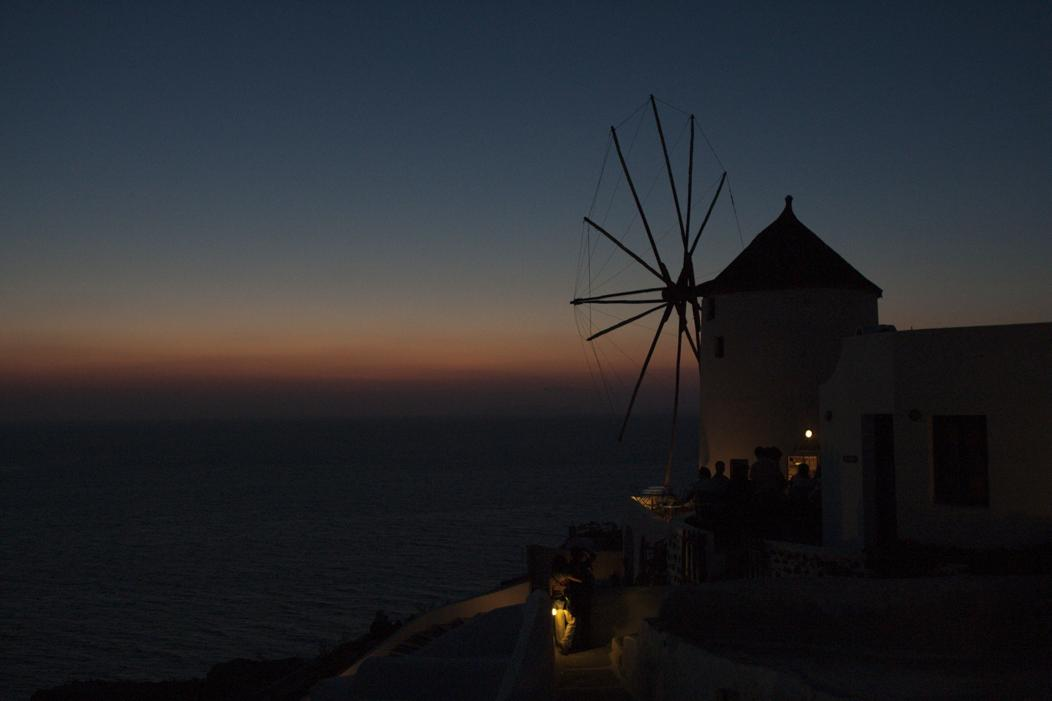
#> input picture Media/40.jpg, 1052 x 701 px, found by its file name
$ python TP056081.py
#> lines starting #> are read from the running program, lines starting #| are printed output that depends on the picture
#> further down, img is the input picture: shape (701, 1052, 3); mean B, G, R 44.6, 40.4, 38.9
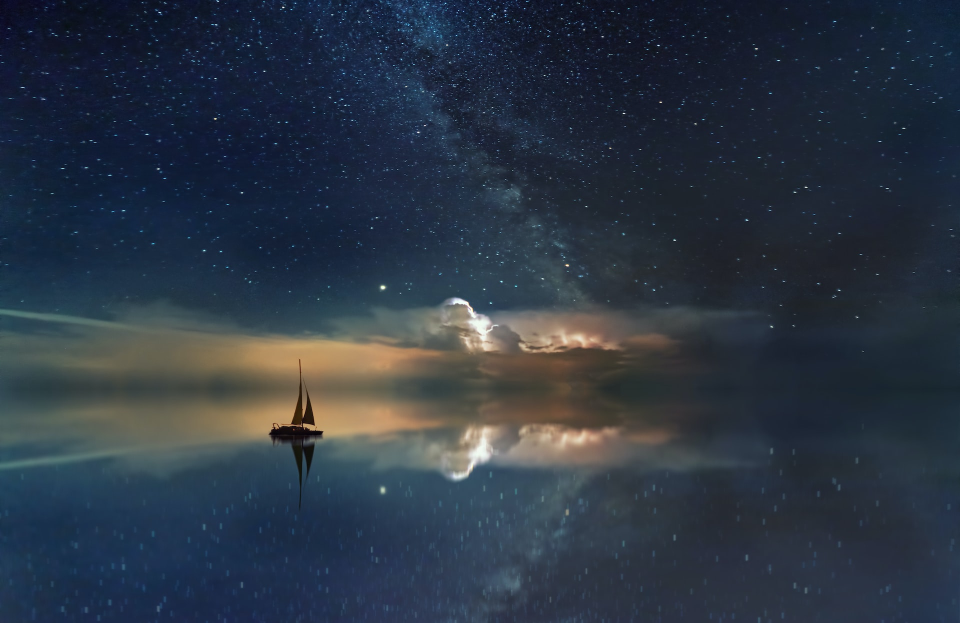
#> input picture Media/sailing_star.jpg, 1920 x 1246 px, found by its file name (shown at 1/2 size)
#> further down, img1 is the input picture: shape (1246, 1920, 3); mean B, G, R 67.3, 54.1, 43.9
### Image/image.py
from pickle import TRUE
import cv2
import numpy as np
from PIL import ImageEnhance, Image, ImageFilter
from matplotlib import pyplot as plt
# plt.style.use('seaborn')


# https://blog.csdn.net/hua_you_qiang/article/details/118683134
# convert PIL to numpy
def PILToNumpy(img):
    img = np.array(img)
    return img


def numpyToPIL(img):
    img = Image.fromarray(np.uint8(img))
    return img


# https://stackoverflow.com/questions/32609098/how-to-fast-change-image-brightness-with-python-opencv
def increase_brightness(img, factor=2.5):
    # https://pythonexamples.org/python-pillow-adjust-image-brightness/
    img = numpyToPIL(img)
    enhancer = ImageEnhance.Brightness(img)

    im_output = enhancer.enhance(factor)
    img = np.array(im_output)
    return img


# blend image
def blend_image(img1, img2, alpha1, alpha2):
#> called with alpha1 = 160, alpha2 = 80
    img1 = numpyToPIL(img1)
    img2 = numpyToPIL(img2)

    img2 = img2.resize((img1.width, img1.height))
    # add alpha channel
    img1.putalpha(alpha1)
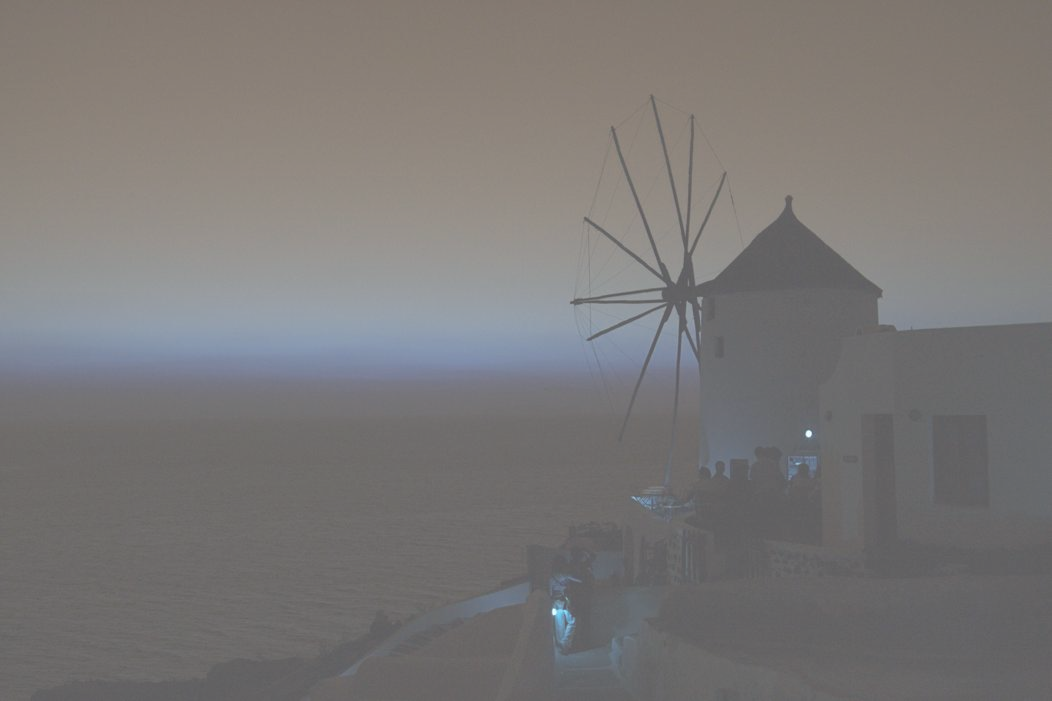
#> img1: PIL image 1052x701 RGBA; mean R, G, B, A 44.6, 40.4, 38.9, 160; transparent parts drawn white

    img2.putalpha(alpha2)
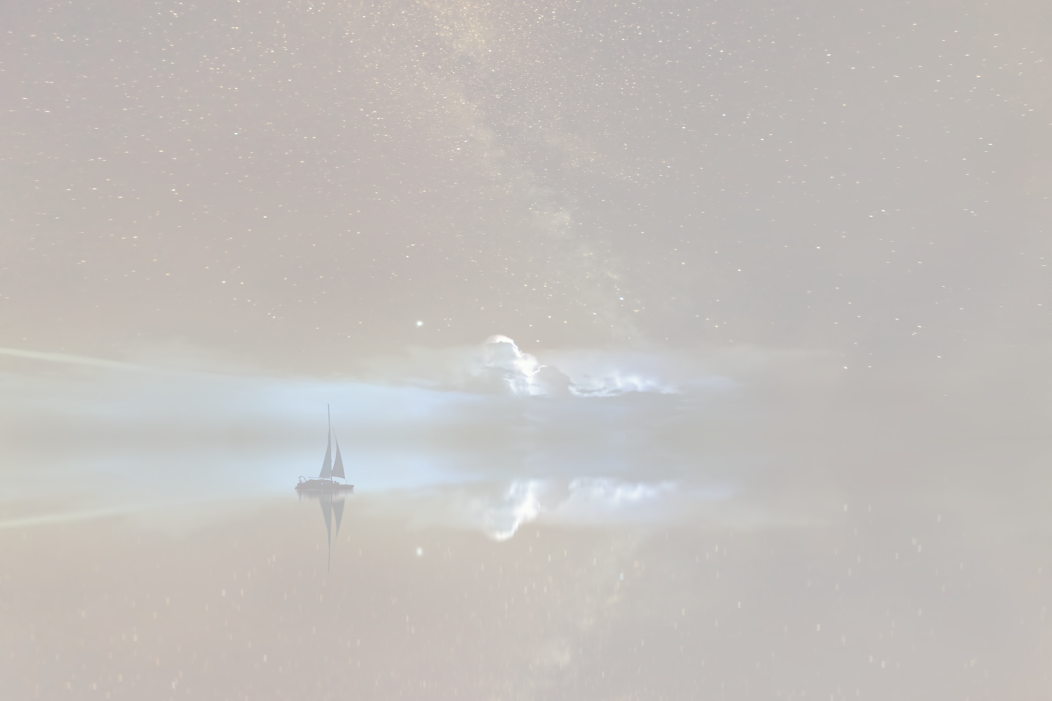
#> img2: PIL image 1052x701 RGBA; mean R, G, B, A 67.3, 54.1, 43.9, 80; transparent parts drawn white

    composite_img = Image.alpha_composite(img2, img1)
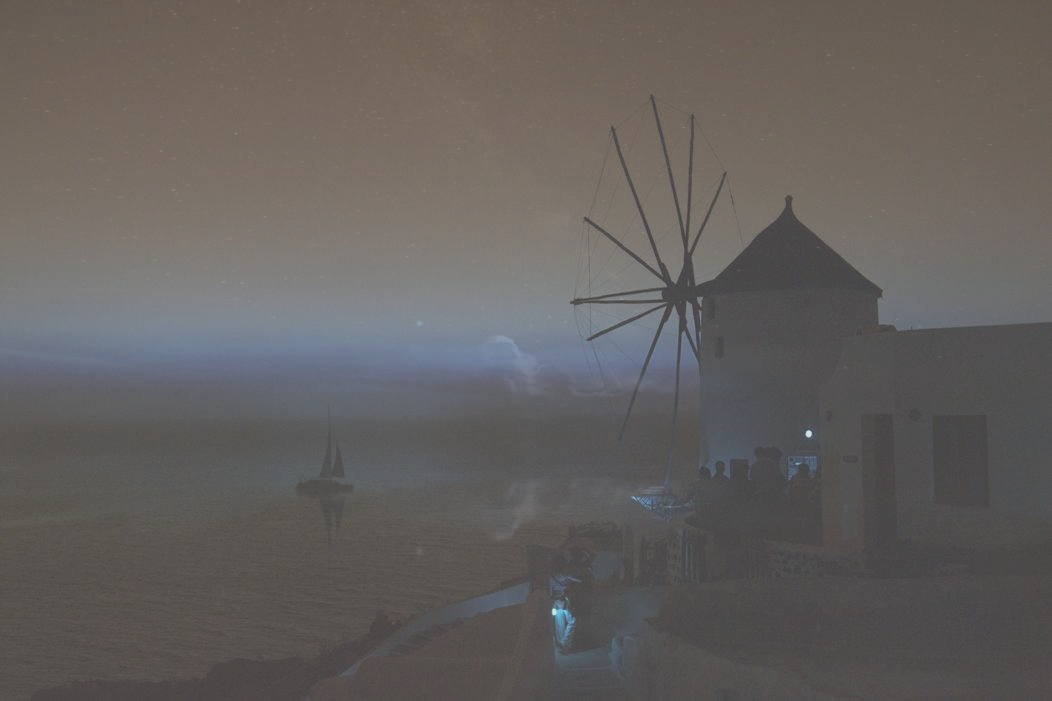
#> composite_img: PIL image 1052x701 RGBA; mean R, G, B, A 48.1, 42.5, 39.7, 190; transparent parts drawn white
#> in increase_brightness, `im_output = enhancer.enhance(factor)`:
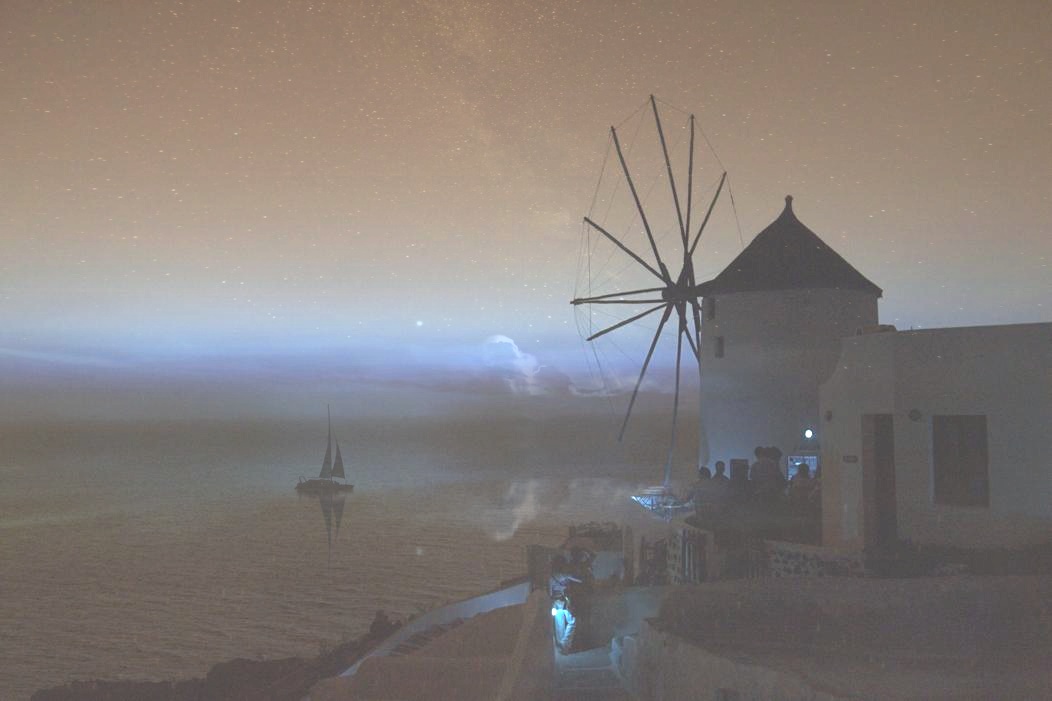
#> im_output: PIL image 1052x701 RGBA; mean R, G, B, A 91, 80.4, 75, 190; transparent parts drawn white
    img = PILToNumpy(composite_img)
    return img


# rotate image
def rotate_image(img, angle=45):
#> called with angle = 10
    img = numpyToPIL(img)
    img = img.rotate(angle, expand=TRUE)
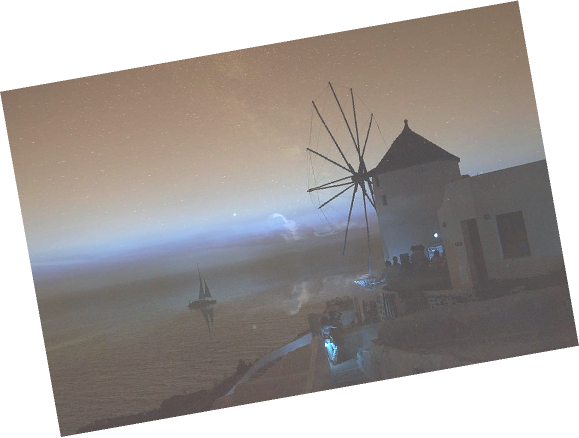
#> img: PIL image 1158x875 RGBA (shown at 1/2 size); mean R, G, B, A 66.3, 58.6, 54.6, 138.3; transparent parts drawn white
    img = PILToNumpy(img)
    return img


# https: // www.askpython.com/python/examples/denoising-images-in-python
# [7 lines left out: function denoise_seaborn, not called in this run]


# sharpen image
# https://pythontic.com/image-processing/pillow/sharpen-filter
def sharpen_image(img):
    img = numpyToPIL(img)
    img = img.filter(ImageFilter.SHARPEN)
    img = PILToNumpy(img)
    return img


# [8 lines left out: function resize, not called in this run]

### Image/TP056081.py
import cv2
from image import *

# Reading the image
img = cv2.imread('Media/40.jpg')
img1 = cv2.imread('Media/sailing_star.jpg')

img = blend_image(img, img1, 160, 80)
img = increase_brightness(img, 1.9)
img = sharpen_image(img)
img = rotate_image(img, 10)

cv2.imshow("My Image", img)
cv2.waitKey(0)
cv2.destroyAllWindows()
